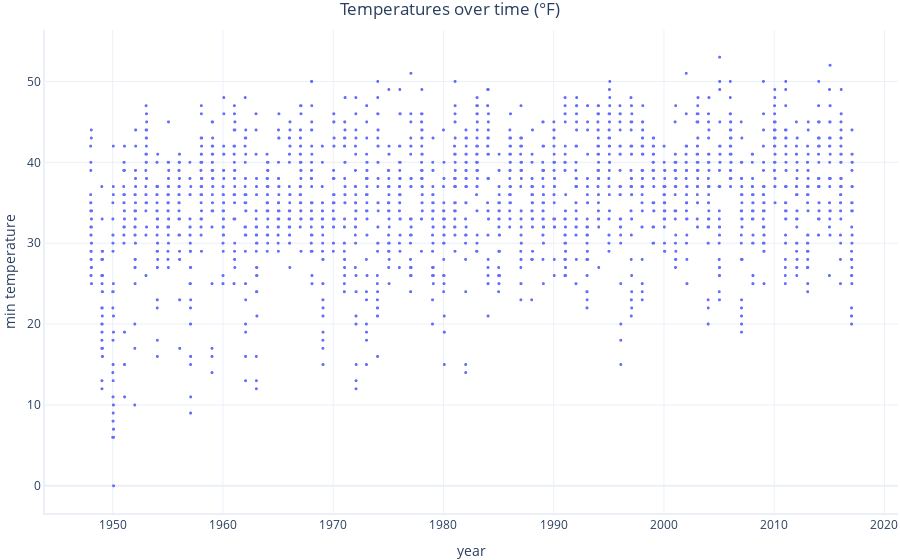

The notebook cell this image was saved under:
### Markdown cell above
# Exercise: Gradient Descent

Previously we identified trends in winter temperatures by fitting a linear regression model to weather data.

Here, we will repeat this process focussing on the optimizer. Specifically, we will work with batch gradient descent and explore how changing the learning rate can alter its behaviour.

The model we will be working with will be the same linear regression model we have used in other units. The principles we learn, however, apply to much more complex models too.

## Loading data and preparing our model

Let's load up our weather data from Seattle, filter to January temperatures, and make slight adjustments so that the dates are mathematically interpretable.

### Code cell
from datetime import datetime
import pandas
import graphing # custom graphing code. See our GitHub repository

# Load a file containing weather data for Seattle
data = pandas.read_csv('Data/seattleWeather_1948-2017.csv', parse_dates=['date'])

# Remove all dates after July 1st because we have to to plant onions before summer begins
data = data[[d.month == 1 for d in data.date]].copy()


# Convert the dates into numbers so we can use it in our models
# We make a year column which can contain fractions. For example
# 1948.5 is half way through the year 1948
data["year"] = [(d.year + d.timetuple().tm_yday / 365.25) for d in data.date]

# Let's take a quick look at our data
print("Visual Check:")
graphing.scatter_2D(data, 
                    label_x="year", 
                    label_y="min_temperature",
                    title="Temperatures over time (°F)")

### Figure 1 — Plotly figure (JSON) as saved in the notebook; plotly's stock layout.template omitted (floating-point values rounded to 4 significant figures; data arrays with more than 128 entries replaced by an {"elided": "..."} marker saying what was removed)
{"data": [{"hovertemplate": "year=%{x}<br>min temperature=%{y}<extra></extra>", "legendgroup": "", "marker": {"color": "#636efa", "size": 3, "symbol": "circle"}, "mode": "markers", "name": "", "showlegend": false, "type": "scattergl", "x": {"elided": "2170 float values"}, "xaxis": "x", "y": {"elided": "2170 int values"}, "yaxis": "y"}], "layout": {"legend": {"tracegroupgap": 0}, "title": {"text": "Temperatures over time (°F)"}, "xaxis": {"anchor": "y", "domain": [0, 1], "title": {"text": "year"}}, "yaxis": {"anchor": "x", "domain": [0, 1], "title": {"text": "min temperature"}}}}
